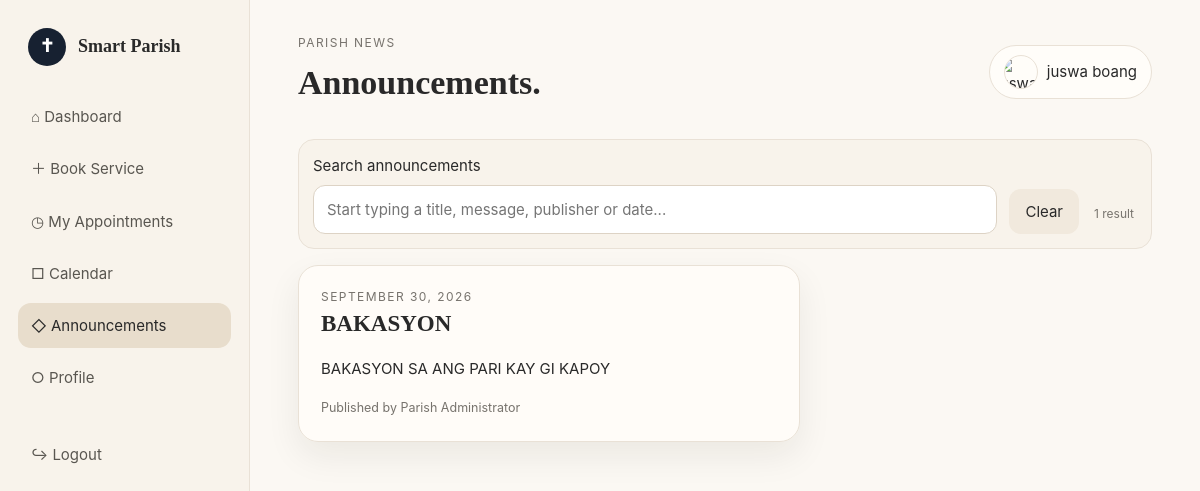
The app's page /parishioner/announcements.php (signed in) with its own data.
### tables this page shows
CREATE TABLE `announcements` (
  `id` int(10) UNSIGNED NOT NULL,
  `title` varchar(180) NOT NULL,
  `content` text NOT NULL,
  `image` varchar(255) DEFAULT NULL,
  `published_by` int(10) UNSIGNED DEFAULT NULL,
  `published_at` timestamp NOT NULL DEFAULT current_timestamp()
);

CREATE TABLE `users` (
  `id` int(10) UNSIGNED NOT NULL,
  `first_name` varchar(80) DEFAULT NULL,
  `middle_name` varchar(80) DEFAULT NULL,
  `last_name` varchar(80) DEFAULT NULL,
  `full_name` varchar(150) NOT NULL,
  `email` varchar(190) NOT NULL,
  `contact_number` varchar(30) NOT NULL,
  `province_code` varchar(20) DEFAULT NULL,
  `province` varchar(120) DEFAULT NULL,
  `city_municipality_code` varchar(20) DEFAULT NULL,
  `city_municipality` varchar(160) DEFAULT NULL,
  `barangay_code` varchar(20) DEFAULT NULL,
  `barangay` varchar(160) DEFAULT NULL,
  `street_purok` varchar(255) DEFAULT NULL,
  `address` varchar(500) NOT NULL,
  `birthday` date NOT NULL,
  `gender` enum('Male','Female','Other') NOT NULL,
  `password` varchar(255) NOT NULL,
  `profile_image` varchar(255) DEFAULT NULL,
  `role` enum('parishioner','admin') NOT NULL DEFAULT 'parishioner',
  `status` enum('active','inactive') NOT NULL DEFAULT 'active',
  `created_at` timestamp NOT NULL DEFAULT current_timestamp(),
  `updated_at` timestamp NOT NULL DEFAULT current_timestamp() ON UPDATE current_timestamp()
);

### config/helpers.php (called while the page is built, shortened)
<?php
function e(?string $v): string { return htmlspecialchars($v ?? '', ENT_QUOTES, 'UTF-8'); }

### parishioner/announcements.php (the view)
<?php
declare(strict_types=1);require '../config/db.php';require '../config/auth.php';require_role('parishioner','login.php');$rows=$pdo->query("SELECT a.*,u.full_name publisher FROM announcements a LEFT JOIN users u ON u.id=a.published_by ORDER BY a.published_at DESC")->fetchAll();$pageTitle='Announcements.';$eyebrow='Parish News';?><!doctype html><html><head><meta charset="utf-8"><meta name="viewport" content="width=device-width,initial-scale=1"><title>Announcements</title><link rel="stylesheet" href="../assets/css/style.css"></head><body><div class="shell"><?php include 'includes/sidebar.php'?><main class="main"><?php include 'includes/header.php'?><section data-live-scope><div class="live-filter-bar"><label class="field live-search-field">Search announcements<input class="search" type="search" data-live-search placeholder="Start typing a title, message, publisher or date..."></label><button type="button" class="btn light" data-live-clear>Clear</button><span class="live-filter-meta" data-live-count></span></div><div class="grid two" data-live-list><div class="card live-empty" data-live-empty hidden>No announcements match your search.</div><?php if(!$rows):?><div class="card"><p class="muted">No announcements have been published yet.</p></div><?php endif?><?php foreach($rows as $a):?><article class="card" data-live-item data-search="<?=e(strtolower($a['title'].' '.$a['content'].' '.($a['publisher']??'').' '.$a['published_at']))?>"><div class="eyebrow"><?=date('F j, Y',strtotime($a['published_at']))?></div><h2><?=e($a['title'])?></h2><p><?=nl2br(e($a['content']))?></p><?php if($a['publisher']):?><small class="muted">Published by <?=e($a['publisher'])?></small><?php endif?></article><?php endforeach?></div></section></main></div><script src="../assets/js/script.js"></script></body></html>

### assets/css/style.css (style rules this page uses)
:root { --bg:#fbf8f3;--card:#fffdf9;--sand:#f1e9dd;--sand2:#e8ddcc;--ink:#292929;--muted:#77736d;--navy:#172131;--line:#e9e1d6;--green:#56745d;--red:#9a5555;--shadow:0 14px 35px rgba(35,29,20,.07);--r:20px }
* { box-sizing:border-box }
body { margin:0;background:var(--bg);color:var(--ink);font:15px/1.55 Inter,ui-sans-serif,system-ui,-apple-system,"Segoe UI",sans-serif }
button,input,select,textarea { font:inherit }
.serif,h1,h2 { font-family:Georgia,"Times New Roman",serif }
.shell { display:grid;grid-template-columns:250px 1fr;min-height:100vh }
.main { padding:34px 4vw 60px;min-width:0 }
.eyebrow { font-size:12px;text-transform:uppercase;letter-spacing:.12em;color:var(--muted) }
h2 { font-size:23px;margin:0 0 15px }
.grid { display:grid;gap:18px }
.two { grid-template-columns:1.5fr 1fr }
.card { background:rgba(255,253,249,.9);border:1px solid var(--line);border-radius:var(--r);padding:22px;box-shadow:var(--shadow) }
.muted { color:var(--muted) }
.btn { display:inline-flex;align-items:center;justify-content:center;border:0;border-radius:12px;padding:11px 16px;background:var(--navy);color:#fff;cursor:pointer }
.btn.light { background:var(--sand);color:var(--ink) }
.field { display:grid;gap:7px }
.field input,.field select,.field textarea,.search { width:100%;padding:12px 13px;border:1px solid #ddd3c5;background:#fff;border-radius:12px;outline:none }
.live-filter-bar { display:flex;align-items:end;gap:12px;flex-wrap:wrap;margin-bottom:16px;padding:14px;background:#f8f3eb;border:1px solid var(--line);border-radius:16px }
.live-filter-bar .field { min-width:170px;flex:1 }
.live-filter-bar .live-search-field { flex:2;min-width:240px }
.live-filter-meta { font-size:12px;color:var(--muted);padding:0 3px 10px;white-space:nowrap }

### records on screen
announcements: published_at "SEPTEMBER 30, 2026", title "BAKASYON", content "BAKASYON SA ANG PARI KAY GI KAPOY", published_by.full_name "Parish Administrator"

### other values on screen
$eyebrow "PARISH NEWS"
$pageTitle "Announcements."
$u['full_name'] "juswa boang"
